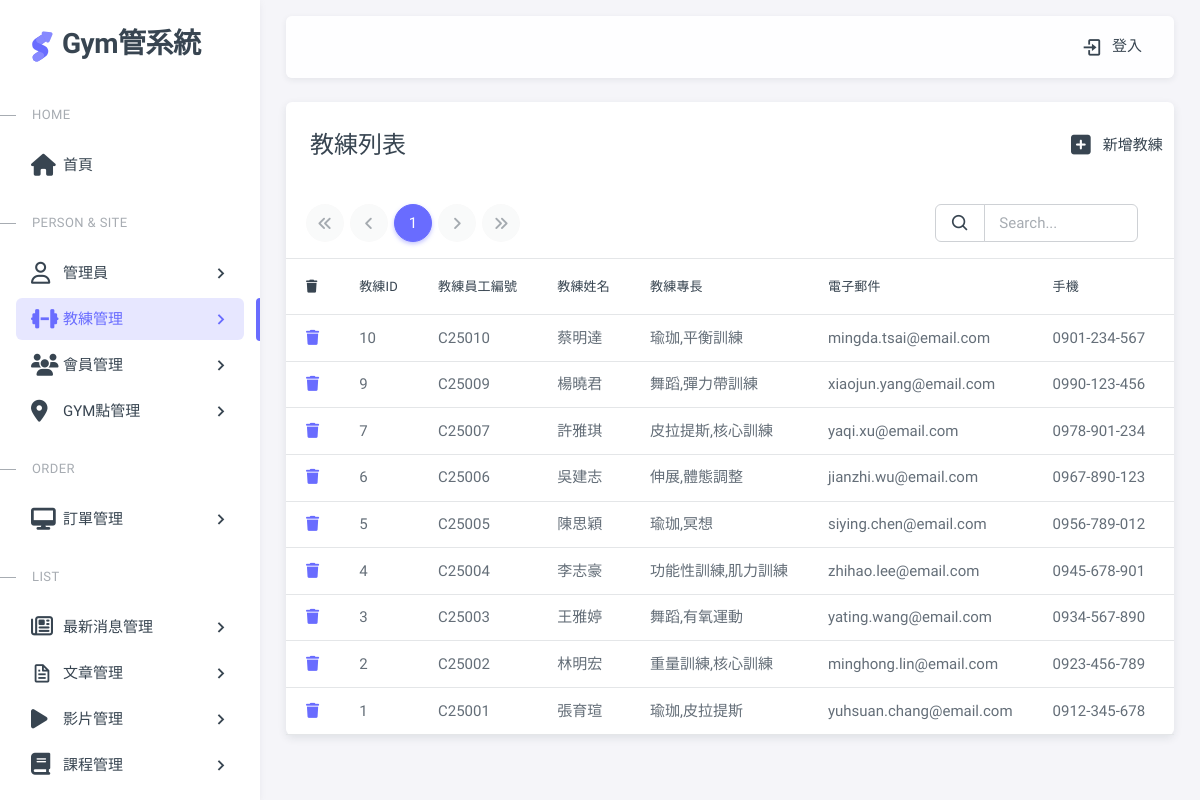
The app's page /pages/coach.php with its own data.
### tables this page shows
CREATE TABLE `coaches` (
  `coach_id` int NOT NULL AUTO_INCREMENT PRIMARY KEY,
  `name` varchar(100)  NOT NULL,
  `coach_number` varchar(100)  NOT NULL,
  `specialty` varchar(255)  DEFAULT NULL,
  `email` varchar(255) NOT NULL,
  `phone` varchar(20) DEFAULT NULL,
  `profile_image` varchar(255)  DEFAULT NULL,
  `bio` text,
  `status` enum('active','inactive') DEFAULT'active',
  `created_at` timestamp NULL DEFAULT CURRENT_TIMESTAMP,
  `updated_at` timestamp NULL DEFAULT CURRENT_TIMESTAMP ON UPDATE CURRENT_TIMESTAMP
);

### pages/coach.php (the view, shortened to what this page needs)
<?php
require __DIR__ . '/includes/init.php';
$perPage = 10;
$page = isset($_GET['page']) ? intval($_GET['page']) : 1;
$where = " WHERE status = 'active' ";
$t_sql = "SELECT COUNT(1) FROM coaches $where";
$totalRows = $pdo->query($t_sql)->fetch(PDO::FETCH_NUM)[0];
$totalPages = ceil($totalRows / $perPage);
$rows = [];
if ($totalRows > 0) {
    $sql = sprintf("SELECT *
    FROM coaches
    %s
    ORDER BY coach_id DESC
    LIMIT %s, %s", $where, ($page - 1) * $perPage, $perPage);
    $rows = $pdo->query($sql)->fetchAll();
}
?>
<?php include __DIR__ . '/includes/html-header.php'; ?>
<?php include __DIR__ . '/includes/html-sidebar.php'; ?>
<?php include __DIR__ . '/includes/html-layout-navbar.php'; ?>
<?php include __DIR__ . '/includes/html-content wrapper-start.php'; ?>
<div class="card">
    <div class="row">
        <div class="col-10">
            <h4 class="card-header">教練列表</h4>
        </div>
        <div class="col-2 card-header d-flex align-items-center justify-content-center">
            <a href="coach-add.php" class="nav-link">
                <span class="d-none d-sm-block">
                    <i class="fa-solid fa-square-plus fa-xl mx-3"></i>新增教練</span>
            </a>
        </div>
    </div>
    <div class="row">
        <div class="col-lg-8 mx-5 "> <div class="demo-inline-spacing">
            <nav aria-label="Page navigation example">
                <ul class="pagination">
                    <li class="page-item <?= $page == 1 ? 'disabled' : '' ?>">
                        <a class="page-link" href="?page=1">
                            <i class="fa-solid fa-angles-left"></i>
                        </a>
                    </li>
                    <li class="page-item <?= $page == 1 ? 'disabled' : '' ?>">
                        <a class="page-link" href="?page=<?= $page - 1 ?>">
                            <i class="fa-solid fa-angle-left"></i>
                        </a>
                    </li>
                    <?php for ($i = $page - 5; $i <= $page + 5; $i++):
                        if ($i >= 1 and $i <= $totalPages):
                            ?>
                            <li class="page-item <?= $i == $page ? 'active' : '' ?>">
                                <a class="page-link" href="?page=<?= $i ?>"><?= $i ?></a>
                            </li>
                        <?php endif;
                    endfor; ?>
                    <li class="page-item <?= $page == $totalPages ? 'disabled' : '' ?>">
                        <a class="page-link" href="?page=<?= $page + 1 ?>">
                            <i class="fa-solid fa-angle-right"></i>
                        </a>
                    </li>
                    <li class="page-item <?= $page == $totalPages ? 'disabled' : '' ?>">
                        <a class="page-link" href="?page=<?= $totalPages ?>">
                            <i class="fa-solid fa-angles-right"></i>
                        </a>
                    </li>
                </ul>
            </nav>
        </div>
        </div>
        <div class="col-lg-3 me-5 d-flex align-items-center justify-content-end">
                <form class="d-flex" action="coach.php">
                    <div class="input-group">
                        <button type="submit" class="input-group-text">
                            <i class="tf-icons bx bx-search"></i>
                        </button>
                        <input type="search" class="form-control" placeholder="Search..." name="keyword"
                            value="<?= empty($_GET['keyword']) ? '' : htmlentities($_GET['keyword']) ?>">
                    </div>
                </form>
            </div>
    </div>
    <div class="table-responsive text-nowrap">
        <table class="table table-hover">
            <thead>
                <tr>
                    <th><i class="fa-solid fa-trash"></i></th>
                    <th>教練id</th>
                    <th>教練員工編號</th>
                    <th>教練姓名</th>
                    <th>教練專長</th>
                    <th>電子郵件</th>
                    <th>手機</th>
                    <th>教練大頭貼</th>
                </tr>
            </thead>
            <tbody>
                <?php foreach ($rows as $r): ?>
                    <tr>
                        <td>
                            <a href="javascript: void(0)" class="delete-btn" data-id="<?= $r['coach_id'] ?>">
                                <i class="fa-solid fa-trash"></i>
                            </a>
                        </td>
                        <td><?= $r['coach_id'] ?></td>
                        <td><?= $r['coach_number'] ?></td>
                        <td><?= htmlentities($r['name']) ?></td>
                        <td><?= $r['specialty'] ?></td>
                        <td><?= $r['email'] ?></td>
                        <td><?= $r['phone'] ?></td>
                        <td><?= $r['profile_image'] ?></td>
                    </tr>
                <?php endforeach; ?>
            </tbody>
        </table>
    </div>
</div>
<?php include __DIR__ . '/includes/html-content wrapper-end.php'; ?>
<?php include __DIR__ . '/includes/html-footer.php'; ?>

### assets/css/demo.css (style rules this page uses)
.demo-inline-spacing > * { margin: 1rem 0.375rem 0 0 !important; }

### records on screen
coaches: coach_id "10", coach_number "C25010", name "蔡明達", specialty "瑜珈,平衡訓練", email "mingda.tsai@email.com", phone "0901-234-567"
coaches: coach_id "9", coach_number "C25009", name "楊曉君", specialty "舞蹈,彈力帶訓練", email "xiaojun.yang@email.com", phone "0990-123-456"
coaches: coach_id "7", coach_number "C25007", name "許雅琪", specialty "皮拉提斯,核心訓練", email "yaqi.xu@email.com", phone "0978-901-234"
coaches: coach_id "6", coach_number "C25006", name "吳建志", specialty "伸展,體態調整", email "jianzhi.wu@email.com", phone "0967-890-123"
coaches: coach_id "5", coach_number "C25005", name "陳思穎", specialty "瑜珈,冥想", email "siying.chen@email.com", phone "0956-789-012"
coaches: coach_id "4", coach_number "C25004", name "李志豪", specialty "功能性訓練,肌力訓練", email "zhihao.lee@email.com", phone "0945-678-901"
coaches: coach_id "3", coach_number "C25003", name "王雅婷", specialty "舞蹈,有氧運動", email "yating.wang@email.com", phone "0934-567-890"
coaches: coach_id "2", coach_number "C25002", name "林明宏", specialty "重量訓練,核心訓練", email "minghong.lin@email.com", phone "0923-456-789"
coaches: coach_id "1", coach_number "C25001", name "張育瑄", specialty "瑜珈,皮拉提斯", email "yuhsuan.chang@email.com", phone "0912-345-678"
